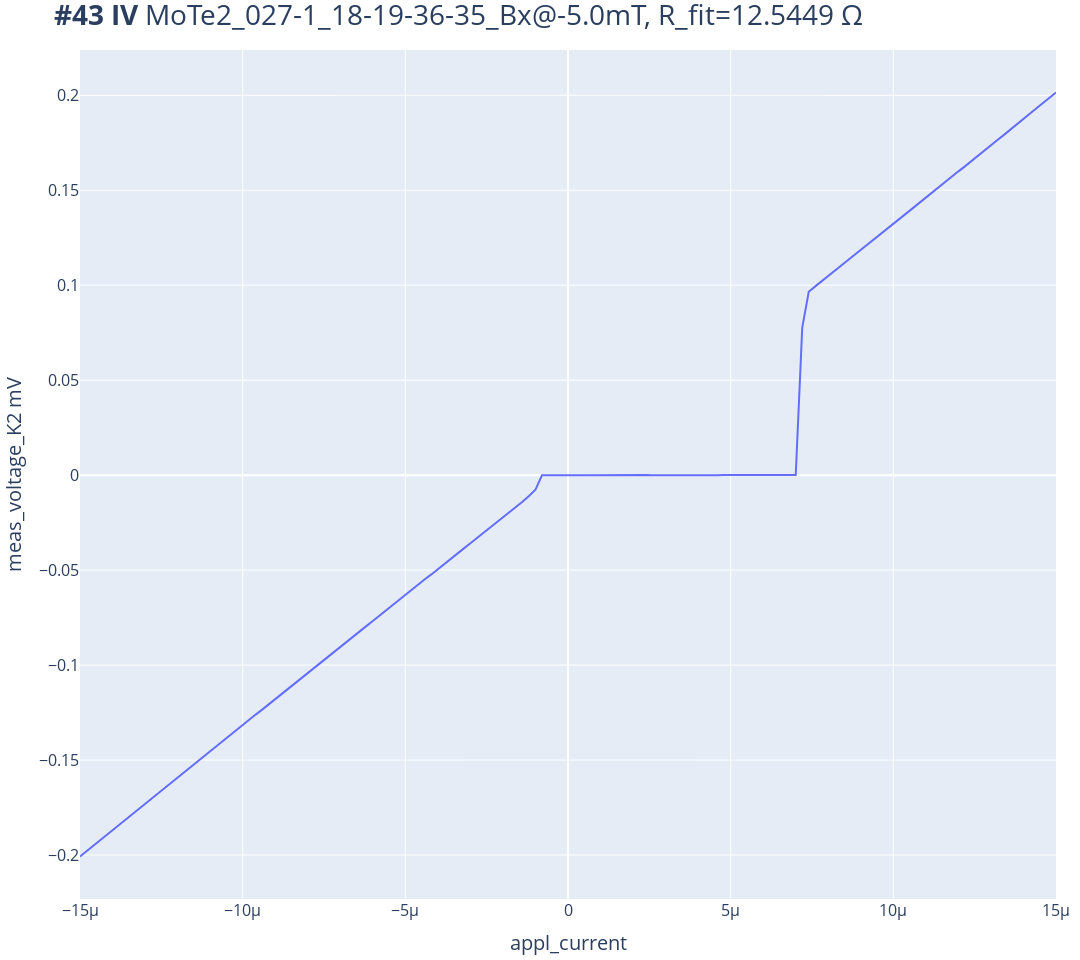
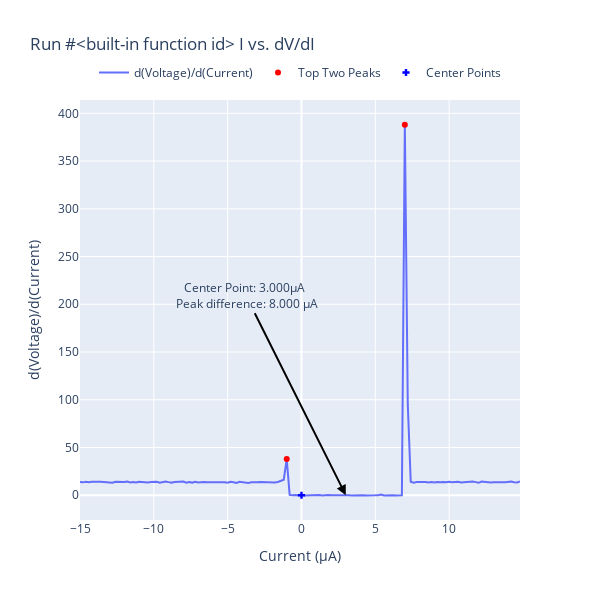

The cell these charts' notebook holds for them, in order:
### Code cell
I_range = 15e-6
appl_current(-I_range)
sleep(1)
Bx = magnet_x.field()
exp = qc.new_experiment('IV', sample_name=f'MoTe2_027-1_18-19-36-35_Bx@{Bx*1e3:.1f}mT')

dataid = do1d(appl_current, -I_range ,I_range, 151, 0.03,meas_voltage_K2,)

appl_current(0)
print(f"R = {get_R_from_IV(dataid)}")
IV(dataid)
IV_diff(dataid)

### Figure 1 — Plotly figure (JSON) as saved in the notebook; plotly's stock layout.template omitted (floating-point values rounded to 4 significant figures; data arrays with more than 128 entries replaced by an {"elided": "..."} marker saying what was removed)
{"data": [{"mode": "lines", "name": "Voltage vs. Current", "type": "scatter", "x": {"elided": "151 float values"}, "y": {"elided": "151 float values"}}], "layout": {"height": 960, "margin": {"b": 10, "l": 10, "r": 10, "t": 50}, "title": {"font": {"size": 28}, "text": "<b>#43 IV</b> MoTe2_027-1_18-19-36-35_Bx@-5.0mT, R_fit=12.5449 Ω"}, "width": 1080, "xaxis": {"tickfont": {"size": 16}, "title": {"font": {"size": 20}, "text": "appl_current"}}, "yaxis": {"tickfont": {"size": 16}, "title": {"font": {"size": 20}, "text": "meas_voltage_K2 mV"}}}}

### Figure 2 — Plotly figure (JSON) as saved in the notebook; plotly's stock layout.template omitted (floating-point values rounded to 4 significant figures; data arrays with more than 128 entries replaced by an {"elided": "..."} marker saying what was removed)
{"data": [{"mode": "lines", "name": "d(Voltage)/d(Current)", "type": "scatter", "x": {"elided": "150 float values"}, "y": {"elided": "150 float values"}}, {"marker": {"color": "red"}, "mode": "markers", "name": "Top Two Peaks", "type": "scatter", "x": [7, -1.0], "y": [388.0, 37.92]}, {"marker": {"color": "blue", "symbol": "cross"}, "mode": "markers", "name": "Center Points", "type": "scatter", "x": [3e-06], "y": [0]}], "layout": {"annotations": [{"arrowcolor": "black", "arrowhead": 2, "arrowsize": 1, "arrowwidth": 2, "ax": -100, "ay": -200, "showarrow": true, "text": "Center Point: 3.000μA <br> Peak difference: 8.000 μA", "x": 3.0, "y": 0}], "height": 600, "legend": {"orientation": "h", "x": 0.5, "xanchor": "center", "y": 1.1, "yanchor": "top"}, "title": {"text": "Run #<built-in function id> I vs. dV/dI"}, "width": 600, "xaxis": {"title": {"text": "Current (μA)"}}, "yaxis": {"title": {"text": "d(Voltage)/d(Current)"}}}}
